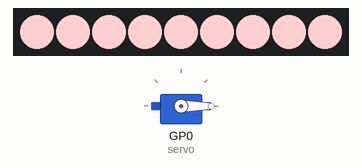
A program run on a simulated Raspberry Pi Pico running MicroPython. On the bench: 9 RGB LEDs in strip order, left to right, servo. Servo angles are drawn from the pulse width (0.5 ms = 0°, 2.5 ms = 180°); library files of the repository ran but are not shown: neopixel.py.

Above: at 0.1 s.
At 9.1 s:
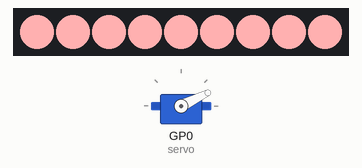
At 19.1 s:
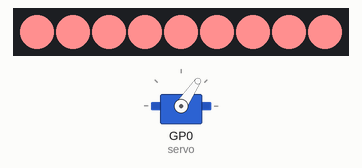
At 38.1 s:
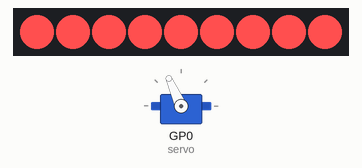
Timing chart, 0 to 40.0 s (numbered marks = the images above):
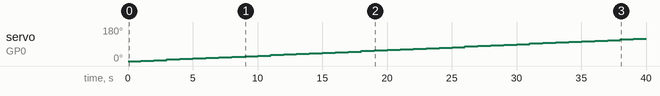

Measured:
- by itself, servo on GP0 (servo): moves from 0° to 117° over 38.0 s

The program:

22_delayed.py
```python
#使用 while 不斷輪迴
from machine import Pin ,PWM ,Timer
from utime import sleep
from neopixel import NeoPixel
import utime
servo = PWM(Pin(0))
buzzer = PWM(Pin(14))
strip = NeoPixel(Pin(16), 9)
servo.freq(50)

strip.fill((255,255,255))
strip.write()

minset = 1
duty = 1600
motorend = 8200

tic = int((motorend - duty) /minset /60) #每秒動多少

def beep():
    for j in range(2):
        for i in range(4):
            buzzer.freq(4000)
            buzzer.duty_u16(20000)
            sleep(0.15)
            buzzer.duty_u16(0)
            sleep(0.01)
        sleep(0.8)

while 1:
    for i in range(duty , motorend , tic):
        servo.duty_u16(int(i))
        strip.fill((255,int(255-(i/33)),int(255-(i/33))))
        strip.write()
        sleep(1)#這 delay 造成時間上不準
    beep()
```
